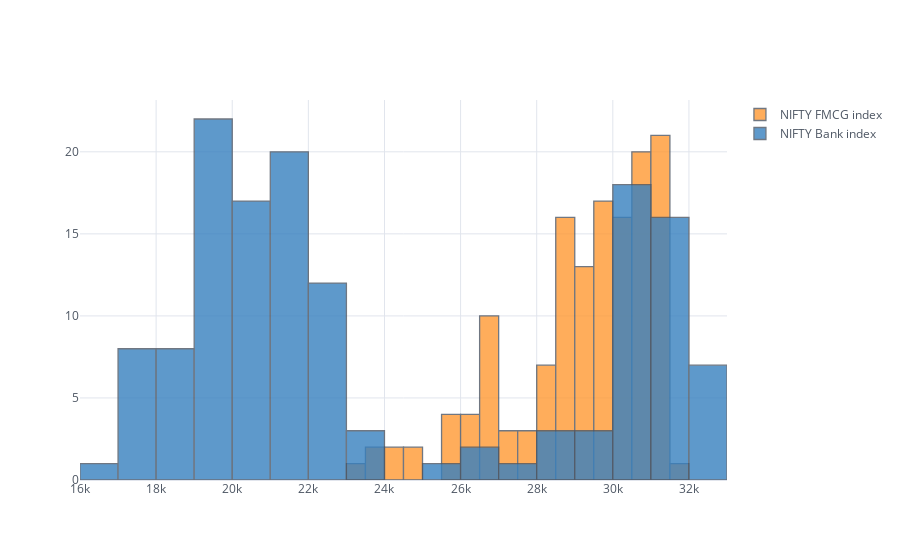

Source (notebook cell):
### Markdown cell above
#### Gráfico de histograma

### Code cell
nifty_data[['NIFTY FMCG index','NIFTY Bank index']].iplot(kind='hist', bins=30)

### Figure 1 — Plotly figure (JSON) as saved in the notebook; plotly's stock layout.template omitted (floating-point values rounded to 4 significant figures; data arrays with more than 128 entries replaced by an {"elided": "..."} marker saying what was removed)
{"data": [{"histfunc": "count", "histnorm": "", "marker": {"color": "rgba(255, 153, 51, 1.0)", "line": {"color": "#4D5663", "width": 1.3}}, "name": "NIFTY FMCG index", "nbinsx": 30, "opacity": 0.8, "orientation": "v", "type": "histogram", "x": {"elided": "142 float values"}}, {"histfunc": "count", "histnorm": "", "marker": {"color": "rgba(55, 128, 191, 1.0)", "line": {"color": "#4D5663", "width": 1.3}}, "name": "NIFTY Bank index", "nbinsx": 30, "opacity": 0.8, "orientation": "v", "type": "histogram", "x": {"elided": "142 float values"}}], "layout": {"barmode": "overlay", "legend": {"bgcolor": "#FFFFFF", "font": {"color": "#4D5663"}}, "paper_bgcolor": "#FFFFFF", "plot_bgcolor": "#FFFFFF", "title": {"font": {"color": "#4D5663"}}, "xaxis": {"gridcolor": "#E1E5ED", "showgrid": true, "tickfont": {"color": "#4D5663"}, "title": {"font": {"color": "#4D5663"}, "text": ""}, "zerolinecolor": "#E1E5ED"}, "yaxis": {"gridcolor": "#E1E5ED", "showgrid": true, "tickfont": {"color": "#4D5663"}, "title": {"font": {"color": "#4D5663"}, "text": ""}, "zerolinecolor": "#E1E5ED"}}}
